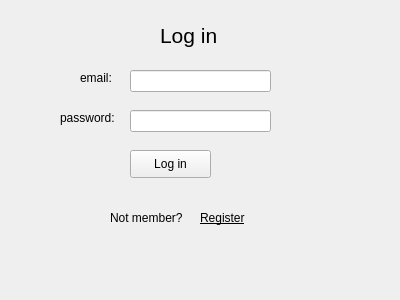
<?xml version="1.0" encoding="UTF-8"?>
<ui version="4.0">
 <class>Form</class>
 <widget class="QWidget" name="Form">
  <property name="geometry">
   <rect>
    <x>0</x>
    <y>0</y>
    <width>400</width>
    <height>300</height>
   </rect>
  </property>
  <property name="windowTitle">
   <string>BookIt</string>
  </property>
  <widget class="QLabel" name="label">
   <property name="geometry">
    <rect>
     <x>160</x>
     <y>20</y>
     <width>81</width>
     <height>31</height>
    </rect>
   </property>
   <property name="font">
    <font>
     <pointsize>16</pointsize>
    </font>
   </property>
   <property name="text">
    <string>Log in</string>
   </property>
  </widget>
  <widget class="QLabel" name="label_2">
   <property name="geometry">
    <rect>
     <x>80</x>
     <y>70</y>
     <width>55</width>
     <height>16</height>
    </rect>
   </property>
   <property name="text">
    <string>email:</string>
   </property>
  </widget>
  <widget class="QLabel" name="label_3">
   <property name="geometry">
    <rect>
     <x>60</x>
     <y>110</y>
     <width>71</width>
     <height>16</height>
    </rect>
   </property>
   <property name="text">
    <string>password:</string>
   </property>
  </widget>
  <widget class="QLineEdit" name="lineEdit_email">
   <property name="geometry">
    <rect>
     <x>130</x>
     <y>70</y>
     <width>141</width>
     <height>22</height>
    </rect>
   </property>
  </widget>
  <widget class="QLineEdit" name="lineEdit_password">
   <property name="geometry">
    <rect>
     <x>130</x>
     <y>110</y>
     <width>141</width>
     <height>22</height>
    </rect>
   </property>
  </widget>
  <widget class="QPushButton" name="login_btn">
   <property name="geometry">
    <rect>
     <x>130</x>
     <y>150</y>
     <width>81</width>
     <height>28</height>
    </rect>
   </property>
   <property name="text">
    <string>Log in</string>
   </property>
  </widget>
  <widget class="QLabel" name="label_4">
   <property name="geometry">
    <rect>
     <x>110</x>
     <y>210</y>
     <width>91</width>
     <height>16</height>
    </rect>
   </property>
   <property name="text">
    <string>Not member?</string>
   </property>
  </widget>
  <widget class="QLabel" name="label_register">
   <property name="geometry">
    <rect>
     <x>200</x>
     <y>210</y>
     <width>55</width>
     <height>16</height>
    </rect>
   </property>
   <property name="font">
    <font>
     <underline>true</underline>
    </font>
   </property>
   <property name="text">
    <string>Register</string>
   </property>
   <property name="openExternalLinks">
    <bool>false</bool>
   </property>
  </widget>
 </widget>
 <resources/>
 <connections/>
</ui>
